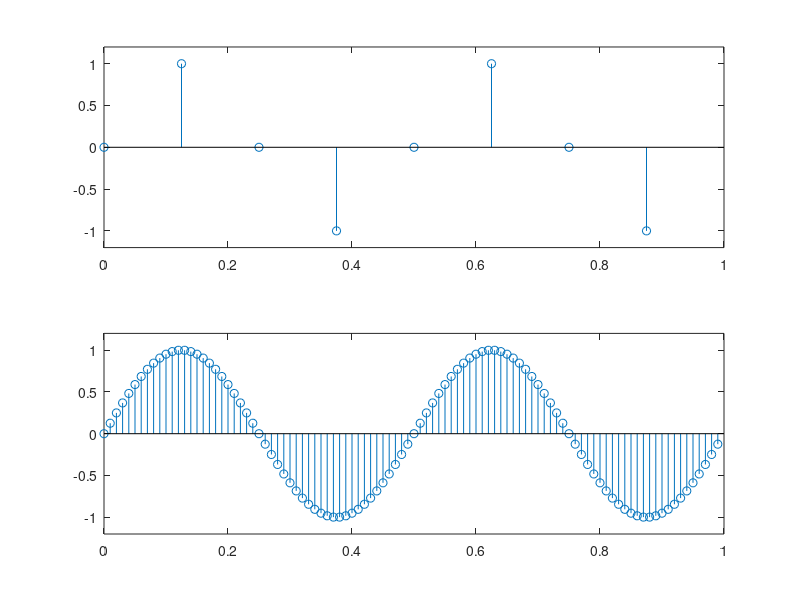

The MATLAB source for this figure:
Fs=8; %frek sampling
t=(0:Fs-1)/Fs; %proses normalisasi
s1=sin(2*pi*t*2);
subplot(211)
stem(t,s1)
axis([0 1 -1.2 1.2])

Fs=100; %frek sampling
t=(0:Fs-1)/Fs; %proses normalisasi
s2=sin(2*pi*t*2);
subplot(212)
stem(t,s2)
axis([0 1 -1.2 1.2])
sound(s2,Fs)
